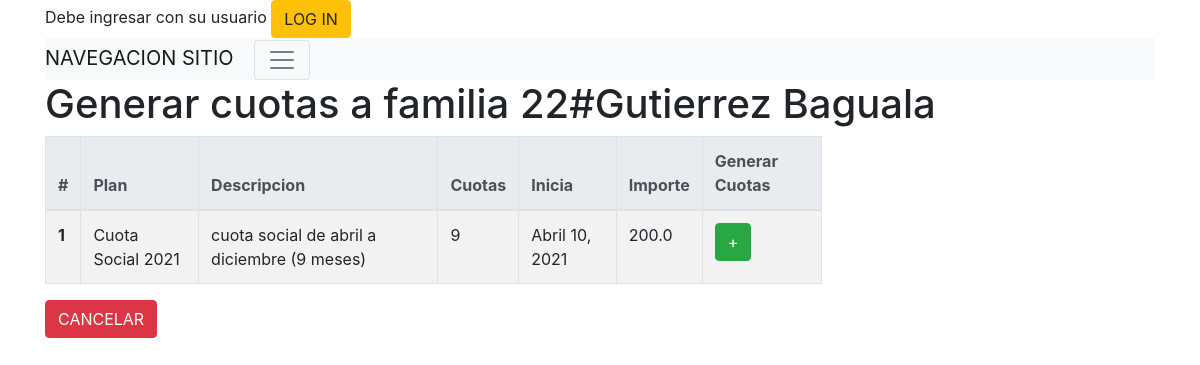
The page /cuotas/familia/nuevo_cuotas_plan_seleccion/1 on the database its author committed.
### socios/models.py (models this page shows, shortened)
class Familia(models.Model):
    familia_crm_id = models.CharField(max_length=50,unique=True)
    crm_id = models.IntegerField(unique=True,null=True) # unique=True
    direccion_calle = models.CharField(max_length=50,blank=True)
    direccion_numero = models.CharField(max_length=50,blank=True)
    direccion_depto = models.CharField(max_length=50,blank=True)
    direccion_localidad = models.CharField(max_length=50,blank=True)
    direccion_provincia = models.CharField(max_length=50,blank=True)
    contacto = models.CharField(max_length=200,blank=True)
    eliminado = models.BooleanField(default=False)
    creado = models.DateTimeField('creado',auto_now_add=True)
    actualizado = models.DateTimeField('actualizado',auto_now=True)
    class Meta:
        permissions = (
                       ( "familia_crear","Agregar nueva familia"),
                       ( "familia_editar","Editar familia"),
                       ( "familia_borrar","Eliminar familia"),
                       ( "familia_ver","Ver informacion de familia" ),
                      )

### cuotas/models.py (models this page shows, shortened)
class PlanDePago(models.Model):
    crm_id = models.CharField(max_length=30)
    nombre = models.CharField(max_length=50)
    descripcion = models.CharField(max_length=300)
    creado = models.DateTimeField('creado',auto_now_add=True)
    actualizado = models.DateTimeField('actualizado',auto_now=True)
    cantidad_cuotas = models.IntegerField('cantidad_cuotas')
    vto_primera_cuota = models.DateField('vto_primera_cuota')
    importe_cuota = models.FloatField()
    eliminado = models.BooleanField(default=False)
    orden = models.IntegerField(null=True, default=0)
    plan_default = models.BooleanField(default=False)
    class Meta:
        permissions = (
                       ( "planpago_crear","Agregar nuevo plan de pago"),
                       ( "planpago_editar","Editar plan de pago"),
                       ( "planpagos_borrar","Eliminar un plan de pago"),
                       ( "planpago_ver","Ver detalle de plan de pago" ),
                      )

### cuotas/views.py (the view)
# urls.py: path('familia/nuevo_cuotas_plan_seleccion/<int:familia_id>', views.nuevo_cuotas_plan_seleccion, name='nuevo_cuotas_plan_seleccion'),
def nuevo_cuotas_plan_seleccion(request, familia_id):
    familia = Familia.objects.get(pk=familia_id)
    planes_de_pago = PlanDePago.objects.all()
    return render(request, 'cuotas/nuevo_cuotas_plan_seleccion.html', {'familia': familia,'planes_de_pago':planes_de_pago})

### cuotas/templates/cuotas/nuevo_cuotas_plan_seleccion.html (shortened to what this page needs)
{% extends "base_site.html" %}
{% block content %}
<h1>Generar cuotas a familia {{ familia.crm_id }}#{{ familia.familia_crm_id }}</h1>
{% if planes_de_pago %}
<table id="example" class="table table-striped table-bordered table-hover table-responsive-xl" style="width:70%">
  <thead class="thead-light">
    <tr>
      <th scope="col">#</th>
      <th scope="col">Plan</th>
      <th scope="col">Descripcion</th>
      <th scope="col">Cuotas</th>
      <th scope="col">Inicia</th>
      <th scope="col">Importe</th>
      <th scope="col">Generar Cuotas</th>
    </tr>
  </thead>
  <tbody>
  {% for plan in planes_de_pago %}
    <tr>
      <th scope="row">{{ forloop.counter }}</th>
      <td>{{ plan.nombre}}</td>
      <td>{{ plan.descripcion }}</td>
      <td>{{ plan.cantidad_cuotas }}</td>
      <td>{{ plan.vto_primera_cuota }}</td>
      <td>{{ plan.importe_cuota }}</td>
      <td>
        <a type="button" class="btn btn-success" href="{% url 'cuotas:nuevo_cuotas_plan' familia_id=familia.id plan_pagos_id=plan.id  %}">+</a>
      </td>
    </tr>
    {% endfor %}
  </tbody>
  </table>
{% else %}
    <p>No cuotas are available.</p>
{% endif %}
<a type="button" class="btn btn-danger" href="{% url 'socios:familia_detalle' familia_id=familia.id error_message='Operacion Nueva Cuota cancelada'|urlencode %}">CANCELAR</a>
{% endblock content %}

### rows shown on the page
Familia: crm_id "22", familia_crm_id "Gutierrez Baguala"
PlanDePago: nombre "Cuota Social 2021", descripcion "cuota social de abril a diciembre (9 meses)", cantidad_cuotas "9", vto_primera_cuota "Abril 10, 2021", importe_cuota "200.0"
